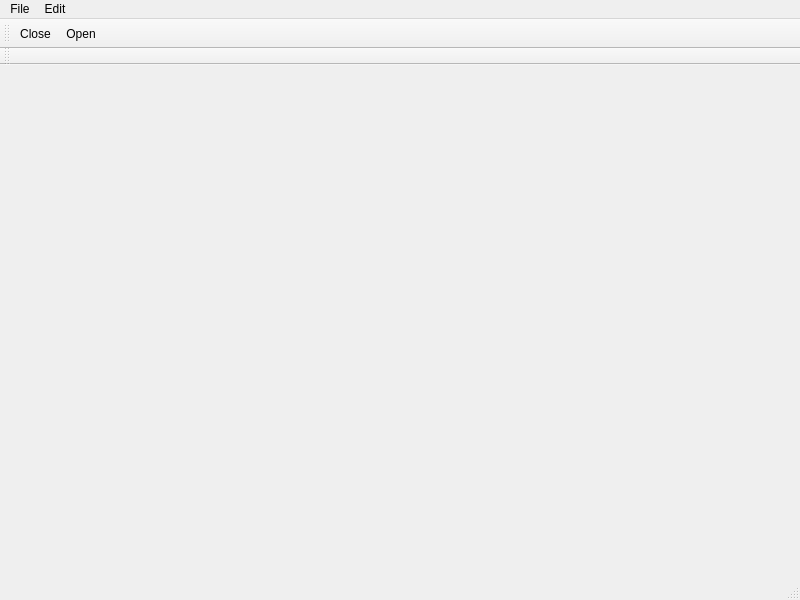
<?xml version="1.0" encoding="UTF-8"?>
<ui version="4.0">
 <class>MainWindow</class>
 <widget class="QMainWindow" name="MainWindow">
  <property name="geometry">
   <rect>
    <x>0</x>
    <y>0</y>
    <width>800</width>
    <height>600</height>
   </rect>
  </property>
  <property name="windowTitle">
   <string>MainWindow</string>
  </property>
  <widget class="QWidget" name="centralwidget"/>
  <widget class="QMenuBar" name="menubar">
   <property name="geometry">
    <rect>
     <x>0</x>
     <y>0</y>
     <width>800</width>
     <height>22</height>
    </rect>
   </property>
   <widget class="QMenu" name="menuFile">
    <property name="title">
     <string>File</string>
    </property>
    <addaction name="actionOpen"/>
    <addaction name="actionClose"/>
   </widget>
   <widget class="QMenu" name="menuEdit">
    <property name="title">
     <string>Edit</string>
    </property>
    <addaction name="actionCopy"/>
    <addaction name="actionPaste"/>
   </widget>
   <addaction name="menuFile"/>
   <addaction name="menuEdit"/>
  </widget>
  <widget class="QToolBar" name="toolBar">
   <property name="windowTitle">
    <string>toolBar</string>
   </property>
   <attribute name="toolBarArea">
    <enum>TopToolBarArea</enum>
   </attribute>
   <attribute name="toolBarBreak">
    <bool>false</bool>
   </attribute>
   <addaction name="actionClose"/>
   <addaction name="actionOpen"/>
  </widget>
  <widget class="QToolBar" name="toolBar_2">
   <property name="windowTitle">
    <string>toolBar_2</string>
   </property>
   <attribute name="toolBarArea">
    <enum>TopToolBarArea</enum>
   </attribute>
   <attribute name="toolBarBreak">
    <bool>true</bool>
   </attribute>
  </widget>
  <widget class="QStatusBar" name="statusBar"/>
  <action name="actionOpen">
   <property name="icon">
    <iconset resource="../iconos2.qrc">
     <normaloff>:/32x32/apps/arduino.png</normaloff>:/32x32/apps/arduino.png</iconset>
   </property>
   <property name="text">
    <string>Open</string>
   </property>
  </action>
  <action name="actionClose">
   <property name="icon">
    <iconset resource="../iconos2.qrc">
     <normaloff>:/32x32/apps/arduino.png</normaloff>:/32x32/apps/arduino.png</iconset>
   </property>
   <property name="text">
    <string>Close</string>
   </property>
  </action>
  <action name="actionCopy">
   <property name="text">
    <string>Copy</string>
   </property>
  </action>
  <action name="actionPaste">
   <property name="text">
    <string>Paste</string>
   </property>
  </action>
 </widget>
 <resources>
  <include location="../iconos2.qrc"/>
 </resources>
 <connections/>
</ui>
